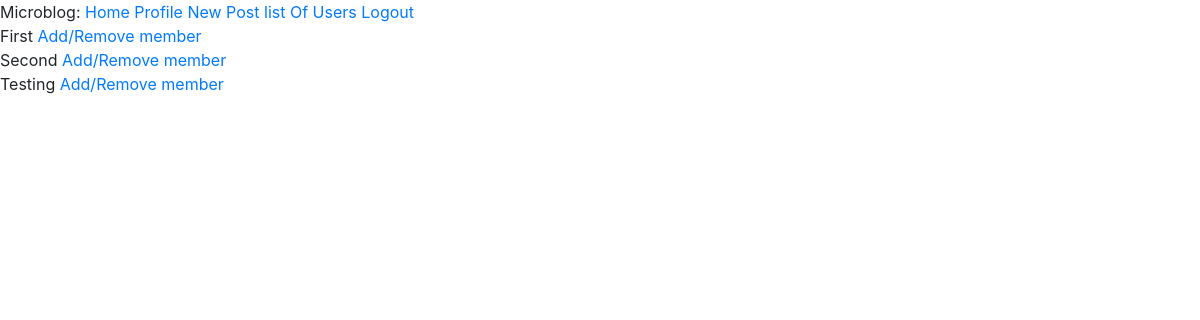
The page /all_groups (signed in) on the database as committed earlier.
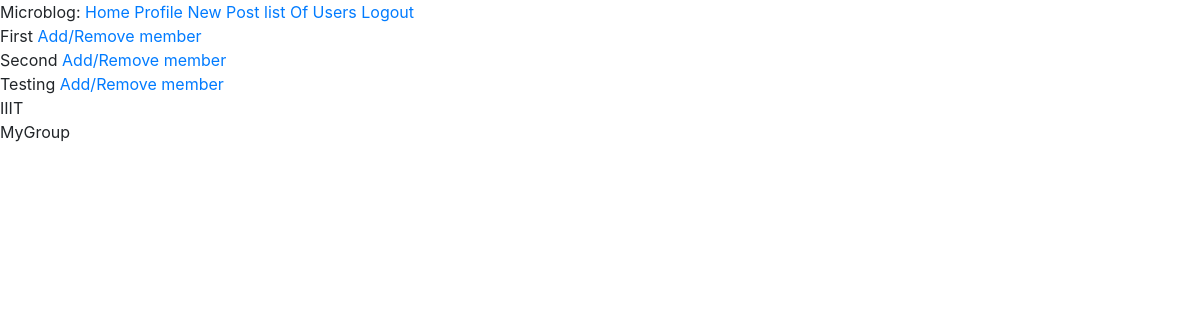
The same page on the database as committed later.
### app/models.py (models this page shows, shortened)
class Group(db.Model):
    id = db.Column(db.Integer, primary_key=True)
    name = db.Column(db.String(100))
    timestamp = db.Column(db.DateTime, index=True, default=datetime.utcnow)
    creator_id = db.Column(db.Integer, db.ForeignKey('user.id'))
    group_posts = db.relationship('GroupPost', backref='author_group', lazy='dynamic')

### app/users/routes.py (the view)
@users.route('/all_groups', methods=['GET', 'POST'])
@login_required
def all_groups():
    groups=Group.query.all()
    return render_template('all_groups.html',groups=groups)

### app/models.py (called while the page is built)
@login.user_loader
def load_user(id):
    return User.query.get(int(id))

### app/templates/all_groups.html
{% extends "base.html" %}
{% block content %}
<br/>
    {% for group in groups %}
    {{ group.name }}
    {% if group.creator_id == current_user.id %}
    <a href="{{ url_for('users.add_member', group_id=group.id) }}"> Add/Remove member </a>
    {% endif %}
    <br/>
     {% endfor %}
{% endblock %}

Rows that differ between the two databases and show on the page:
added Group: name "IIIT"
added Group: name "MyGroup"
